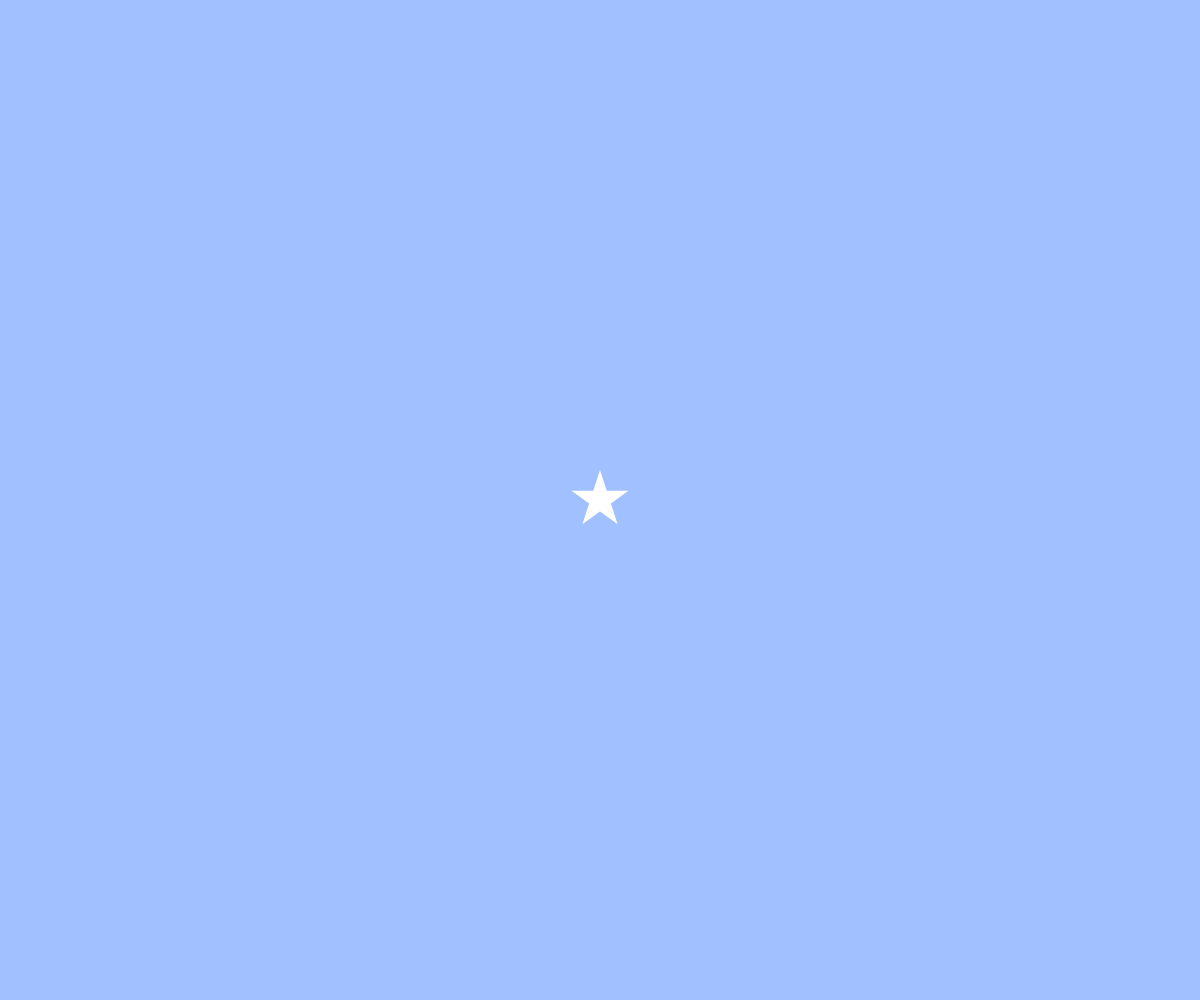
Frame 1 (no input)
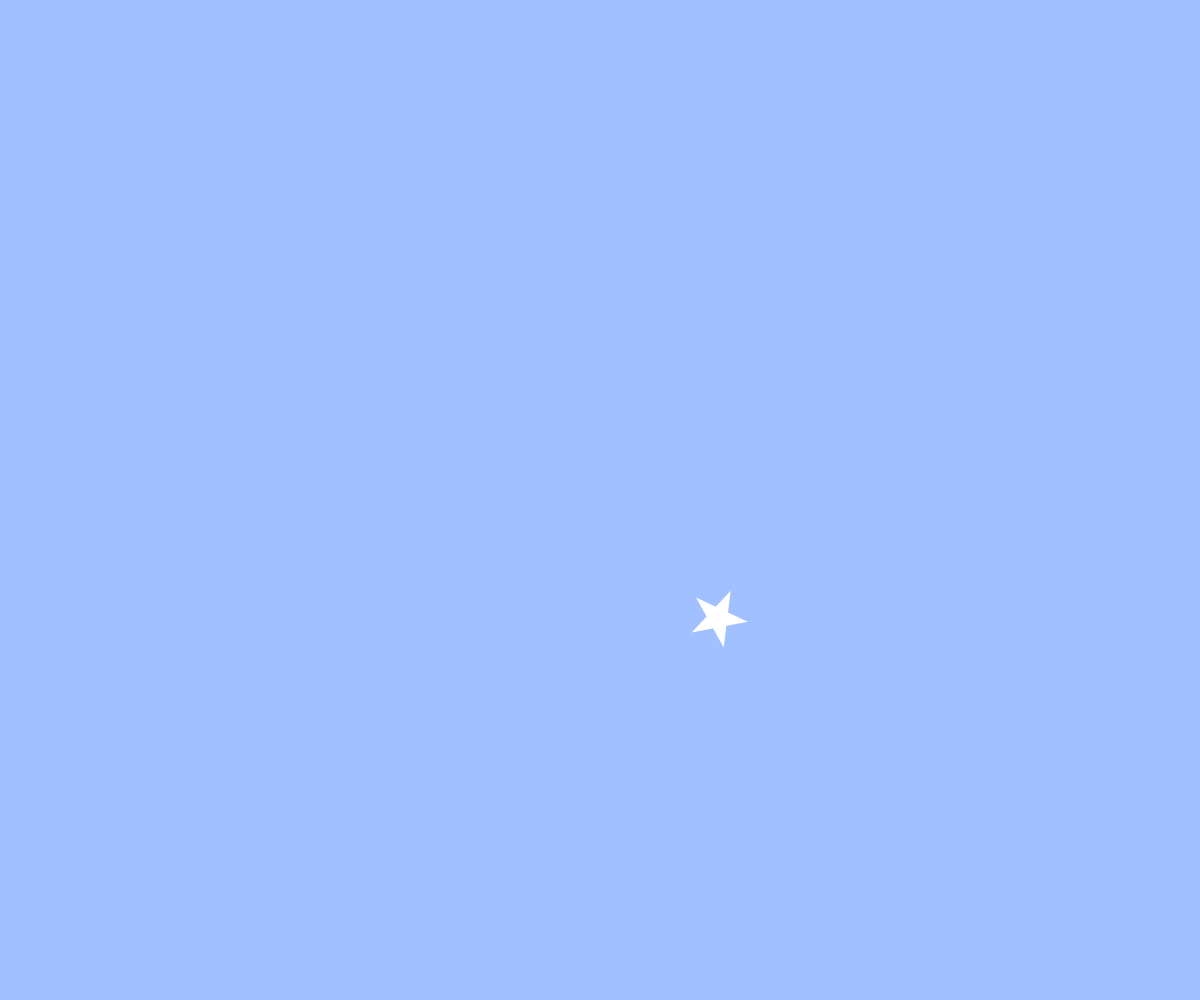
Frame 60 (no input)
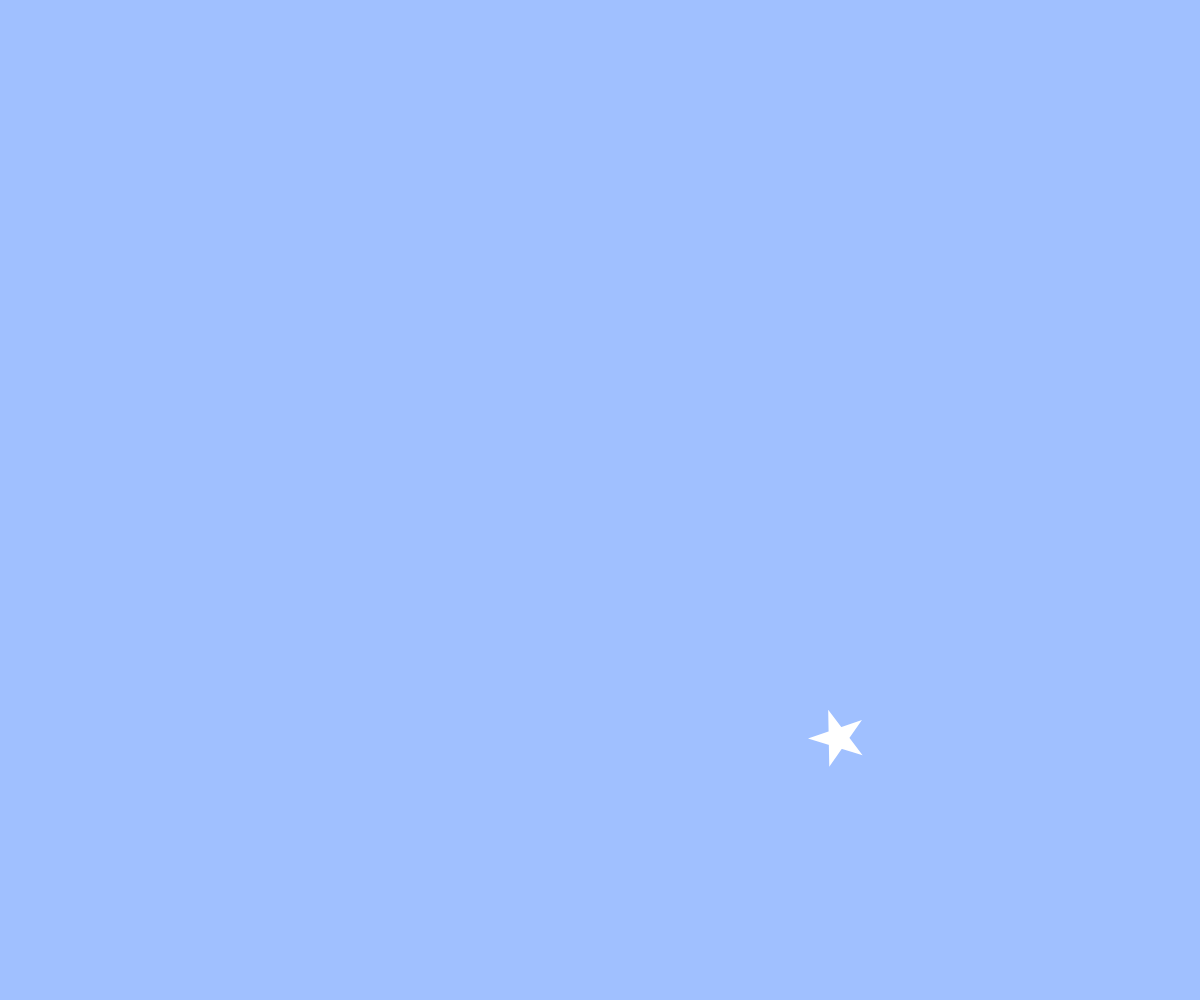
Frame 120 (the mouse pressed at the canvas centre since frame 60)

The p5.js sketch that drew these frames (run headless with seeded random() and noise() and a simulated clock; from frame 60 on, the mouse is pressed at the canvas centre):

// p5.js sketch
// ── sketch.js
// テキスト「アニメーション」
let x, y, vx, vy;

function setup(){
  createCanvas(windowWidth, windowHeight);
  x = width / 2;
  y = height / 2;
  vx = 8;
  vy = 8;
  angle = 0;
}

function draw(){
  background(160, 192, 255);
  noStroke();
  star(x, y, 30, angle);
  // BLANK[2] (hint: 作った star 関数を使います)
 angle += 0.05;
 x += 2;
 y += 2;
  // 端の処理パターン (1) 反対側から出てくる
  if(x > width){ x = 0; }
  else if(x < 0){ x = width; }
  if(y > height){ y = 0; }
  if(y < 0){ y = height; }
}

function star(cx, cy, r, angle){
  beginShape();
  for(var i = 0; i < 20; i++){
    var theta = TWO_PI * i * 2 / 5 - HALF_PI + angle;
    // BLANK[1] (hint: angle 分だけ星を回転させるには？)
    var x = cx + cos(theta) * r;
    var y = cy + sin(theta) * r;
    vertex(x,y);
  }
  endShape(CLOSE);
}

function windowResized(){
  resizeCanvas(windowWidth, windowHeight);
}
